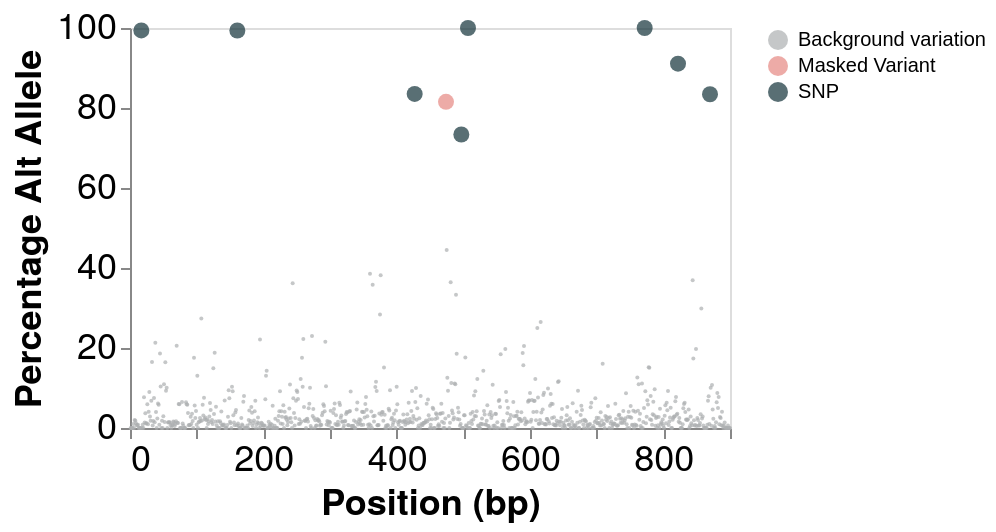

Write the Vega-Lite specification saved for this chart.
### Vega-Lite specification from a JSON file in a GitHub repository (floating-point values rounded to 4 significant figures; data arrays with more than 128 entries replaced by an {"elided": "..."} marker saying what was removed)
{"$schema": "https://vega.github.io/schema/vega-lite/v5.json", "width": "container", "height": 200, "datasets": {"var_scatter": {"elided": "900 records"}}, "data": {"name": "var_scatter"}, "mark": {"type": "point", "filled": true, "font": "Helvetica Neue", "fontWeight": 0.1}, "encoding": {"x": {"field": "Position", "type": "quantitative", "title": "Position (bp)", "axis": {"grid": false, "labelFont": "Helvetica Neue", "labelFontSize": 18, "titleFontSize": 18, "titleFont": "Helvetica Neue"}}, "y": {"field": "Percentage", "type": "quantitative", "title": "Percentage Alt Allele", "scale": {"domain": [0, 100]}, "axis": {"grid": false, "labelFont": "Helvetica Neue", "labelFontSize": 18, "titleFontSize": 18, "titleFont": "Helvetica Neue"}}, "tooltip": [{"field": "Position", "type": "quantitative"}, {"field": "Percentage", "type": "quantitative"}, {"field": "A reads", "type": "nominal"}, {"field": "C reads", "type": "nominal"}, {"field": "G reads", "type": "nominal"}, {"field": "T reads", "type": "nominal"}, {"field": "- reads", "type": "nominal"}, {"field": "Ref base", "type": "nominal"}], "color": {"field": "snp_type", "type": "nominal", "scale": {"range": {"field": "colour"}}}, "size": {"field": "size", "type": "nominal", "legend": false, "scale": {"domain": [10, 30]}}}, "config": {"legend": {"title": false}}}
